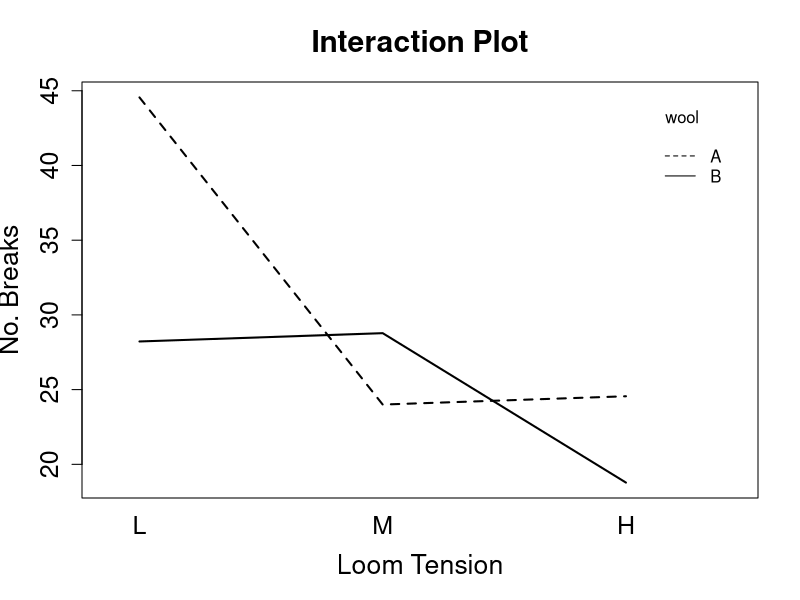
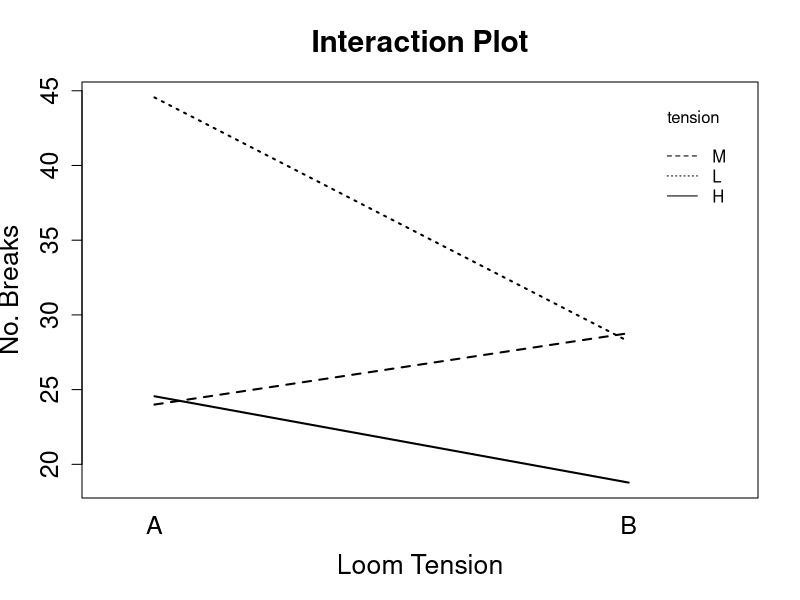
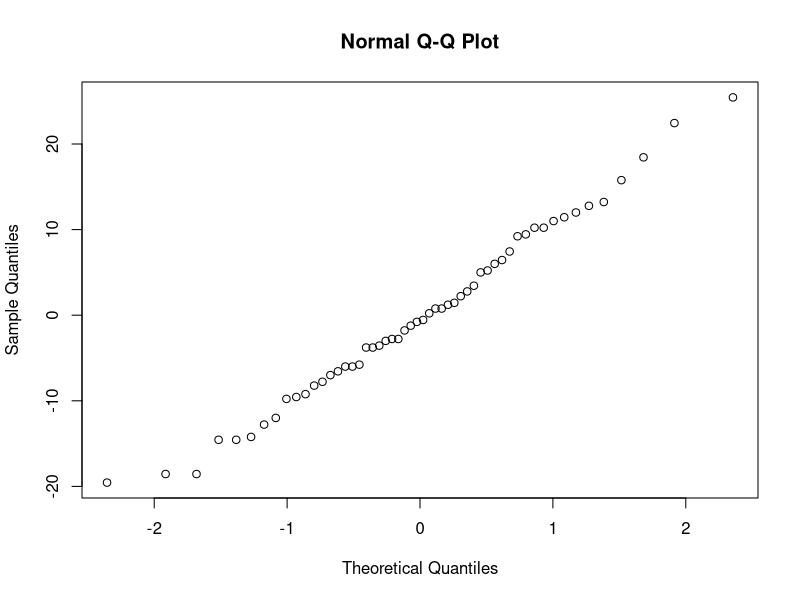
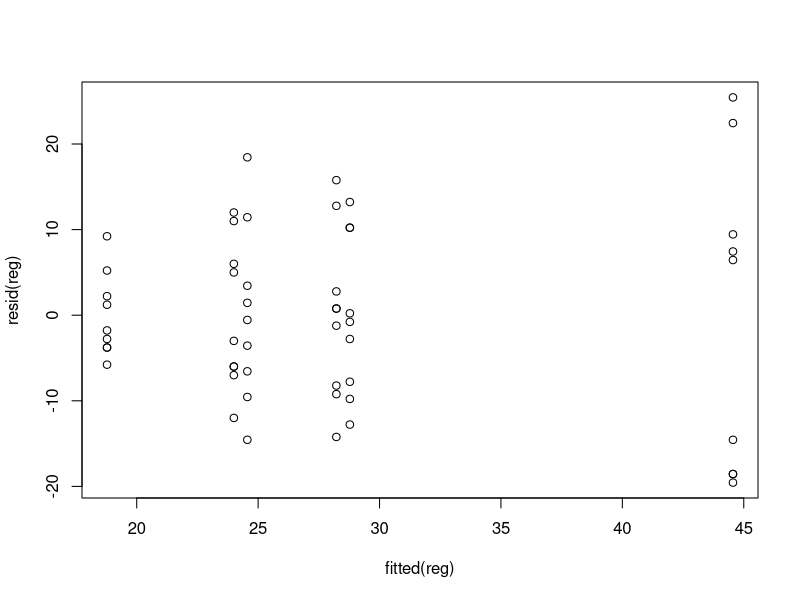
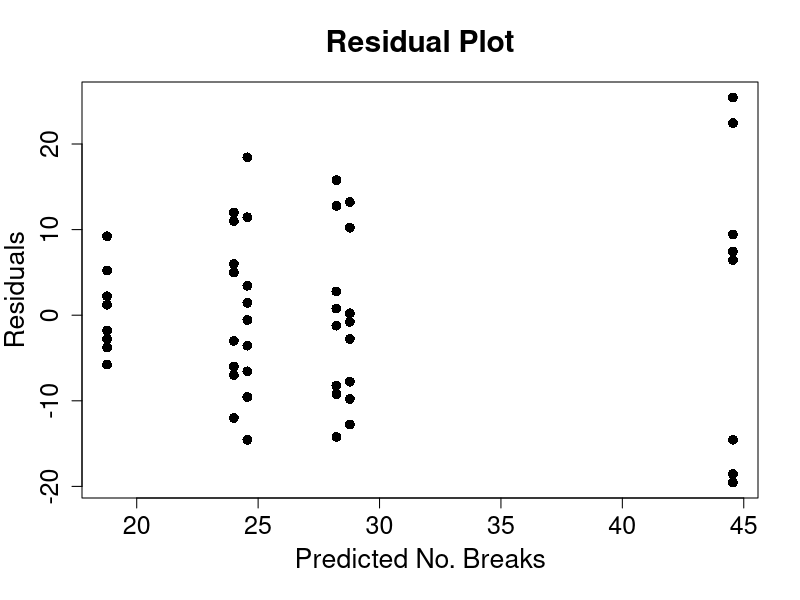
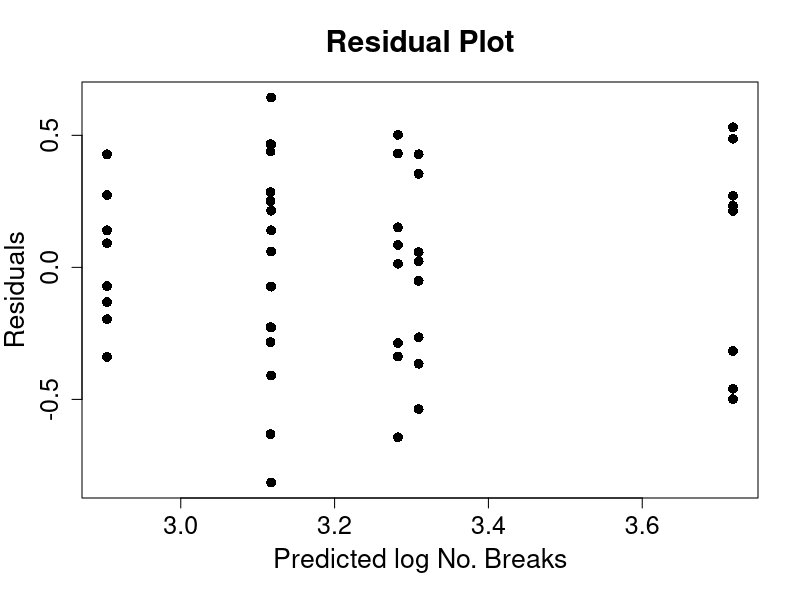
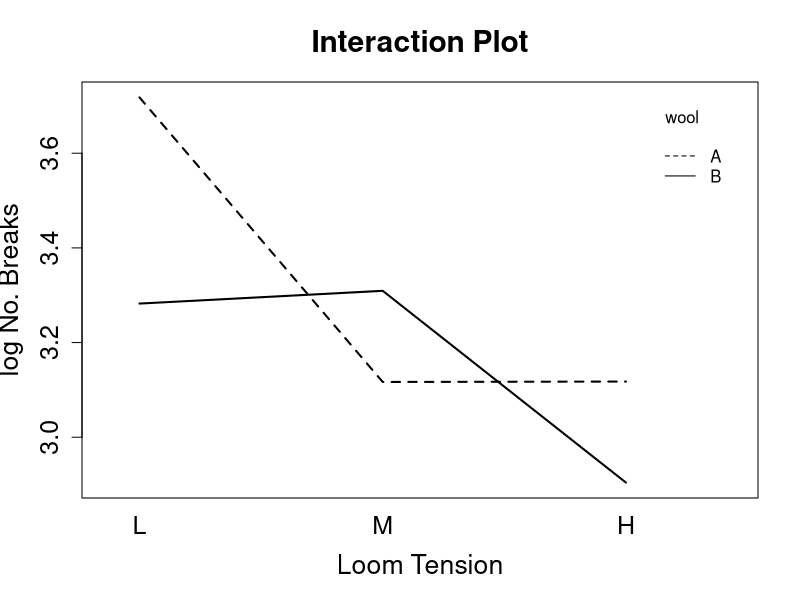

These charts were generated, in order, by the following R code:
data(warpbreaks)
attach(warpbreaks)
interaction.plot(tension,wool,breaks,xlab="Loom Tension",
  ylab="No. Breaks",cex.lab=1.6,cex.axis=1.5,lwd=2,
  main="Interaction Plot",cex.main=1.8)
dev.copy(pdf,"wool_interaction1.pdf")
dev.off()
interaction.plot(wool,tension,breaks,xlab="Loom Tension",
  ylab="No. Breaks",cex.lab=1.6,cex.axis=1.5,lwd=2,
  main="Interaction Plot",cex.main=1.8)
dev.copy(pdf,"wool_interaction2.pdf")
dev.off()
#leg.names <- c("Undergraduate","Graduate")
#legend(1,39,leg.names,lty=c(1,8),lwd=2,cex=1.5)

reg = lm(breaks ~ tension*wool) # fit two way anova
anova(reg)			# report the results
qqnorm(resid(reg))		# qqplot to check normality
plot(fitted(reg),resid(reg))    # check var. homogeneity
plot(fitted(reg),resid(reg),xlab="Predicted No. Breaks",ylab="Residuals",cex.lab=1.6,cex.axis=1.5,pch=16,cex=1.3,mgp=c(2.7,1,0),main="Residual Plot",cex.main=1.8)	  # make a pretty one for the report
dev.copy(pdf,"wool_resid1.pdf") 
dev.off()
reg2 = lm(log(breaks) ~ tension*wool)
plot(fitted(reg2),resid(reg2),xlab="Predicted log No. Breaks",ylab="Residuals",cex.lab=1.6,cex.axis=1.5,pch=16,cex=1.3,mgp=c(2.7,1,0),main="Residual Plot",cex.main=1.8)	  # make a pretty one for the report
dev.copy(pdf,"wool_resid2.pdf") 
dev.off()
interaction.plot(tension,wool,log(breaks),xlab="Loom Tension",
  ylab="log No. Breaks",cex.lab=1.6,cex.axis=1.5,lwd=2,
  main="Interaction Plot",cex.main=1.8)
dev.copy(pdf,"wool_interaction3.pdf")
dev.off()

aov(reg2)
summary(reg2)
TukeyHSD(aov(reg2))
